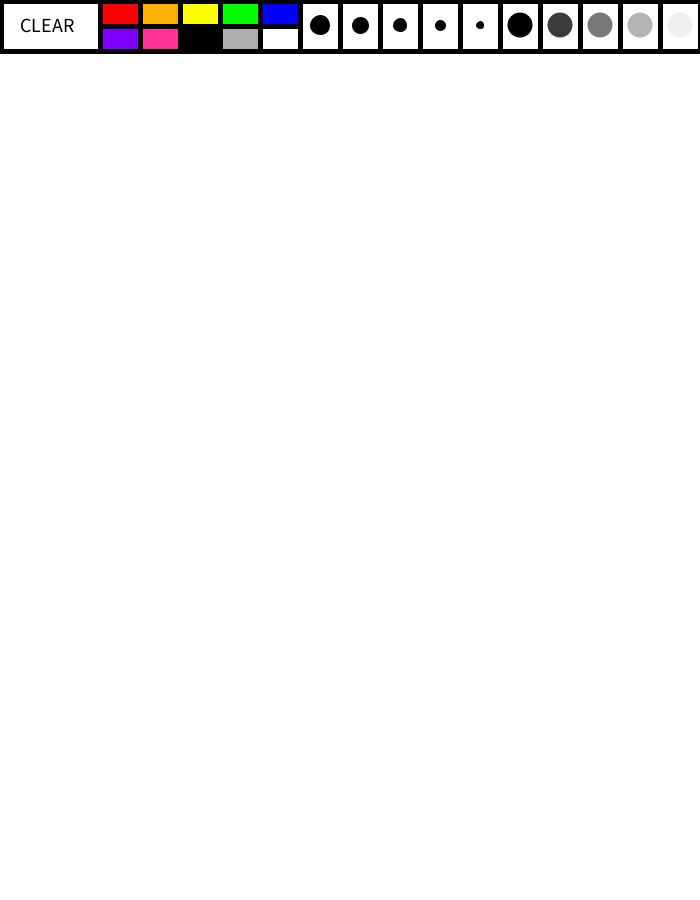
Frame 1 (no input)
Frame 60 (the mouse pressed at the canvas centre just before this capture): identical to frame 1, image omitted
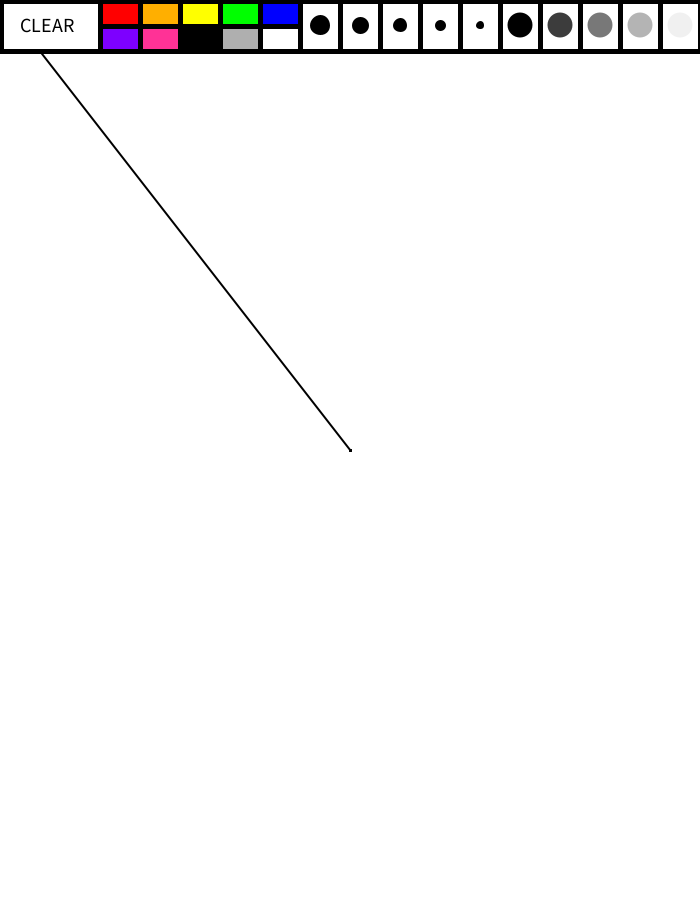
Frame 120 (the mouse held since frame 60 and released just before this capture)

The Processing sketch that drew these frames (run headless with seeded random() and noise(); from frame 60 on, the mouse is pressed at the canvas centre):

// Processing sketch: processing_122893
// ── processing_122893.pde

color brushColor;
int brushSize = 2;
int opacity = 255;
color red = color(255,0,0,opacity); 
color orange = color(255,175,0);
color yellow = color(255,255,0);
color green = color(0,255,0);
color blue = color(0,0,255);
color purple = color(125,0,255);
color pink = color(255,50,150);
color black = color(0);
color gray = color(175);
color white = color(255);
color bgColor = white;
color oldBgColor = white;
void setup() {
  size(700,900);
  smooth();
  background(bgColor);
}

void draw() {
  /*loadPixels();
  color drawings[] = new color[pixels.length];
  for (int i = 0; i < pixels.length; i++) {
    if(pixels[i] != oldBgColor){
    drawings[i] = pixels[i];
    }
    else if(pixels[i] == oldBgColor){
    drawings[i] = bgColor;
    }
  }
    for (int i = 0; i < pixels.length; i++) {
    pixels[i]=drawings[i];
    }
    updatePixels();*/
  stroke(0);
  strokeWeight(5);
  fill(255);
  rect(1,1,100,50); //clear button
  /*rect(1,1,100,25); //brush button
  rect(1,26,100,25); //eraser button*/
  
  rect(100,1,200,50); //brush box
  
  rect(200,1,300,50); //brush size box
  
  fill(red); // brush color boxes
  rect(100,1,40,25);  
  fill(orange);
  rect(140,1,40,25); 
  fill(yellow); 
  rect(180,1,40,25); 
  fill(green); 
  rect(220,1,40,25); 
  fill(blue); 
  rect(260,1,40,25); 
  fill(purple); 
  rect(100,26,40,25); 
  fill(pink); 
  rect(140,26,40,25); 
  fill(black);
  rect(180,26,40,25); 
  fill(gray); 
  rect(220,26,40,25); 
  fill(white);
  rect(260,26,40,25);
  
  /*fill(red); // background color boxes
  rect(100,849,40,25);  
  fill(orange);
  rect(140,849,40,25); 
  fill(yellow); 
  rect(180,849,40,25); 
  fill(green); 
  rect(220,849,40,25); 
  fill(blue); 
  rect(260,849,40,25); 
  fill(purple); 
  rect(100,874,40,25); 
  fill(pink); 
  rect(140,874,40,25); 
  fill(black);
  rect(180,874,40,25); 
  fill(gray); 
  rect(220,874,40,25); 
  fill(white);
  rect(260,874,40,25);*/
  
  for(int i=0; i<5; i++){ //brush size box
    fill(white);
    rect(300+(i*40),1,40,50);
    fill(black);
    ellipse(320+(i*40),25,(15-3*i),(15-3*i));
  }
  for(int i=0; i<5; i++){ //opacity box
    fill(white);
    stroke(0);
    rect(500+(i*40),1,40,50);
    fill(0,0,0,255-(i*60));
    noStroke();
    ellipse(520+(i*40),25,(25),(25));
  }
  
  
  fill(0);
  textSize(20); //text
  text("CLEAR",20,32);
  strokeWeight(brushSize);
    
  
  if(mousePressed){
    if((mouseX >= 1 && mouseX <= 100) && (mouseY >=  1 && mouseY <= 51)){//clear button
      background(255);
    }
      //BRUSH COLOR CHANGES
      if((mouseX >= 100 && mouseX <= 140) && (mouseY >= 1 && mouseY <= 26))
      brushColor = red;
       if((mouseX >= 140 && mouseX <= 180) && (mouseY >= 1 && mouseY <= 26))
      brushColor = orange;
       if((mouseX >= 180 && mouseX <= 220) && (mouseY >= 1 && mouseY <= 26))
      brushColor = yellow;
       if((mouseX >= 220 && mouseX <= 260) && (mouseY >= 1 && mouseY <= 26))
      brushColor = green;
       if((mouseX >= 260 && mouseX <= 300) && (mouseY >= 1 && mouseY <= 26))
      brushColor = blue;
      if((mouseX >= 100 && mouseX <= 140) && (mouseY >= 26 && mouseY <= 51))
      brushColor = purple;
       if((mouseX >= 140 && mouseX <= 180) && (mouseY >= 26 && mouseY <= 51))
      brushColor = pink;
       if((mouseX >= 180 && mouseX <= 220) && (mouseY >= 26 && mouseY <= 51))
      brushColor = black;
       if((mouseX >= 220 && mouseX <= 260) && (mouseY >= 26 && mouseY <= 51))
      brushColor = gray;
       if((mouseX >= 260 && mouseX <= 300) && (mouseY >= 26 && mouseY <= 51))
      brushColor = white;
       
       //SIZE CHANGES
       if((mouseX >= 300 && mouseX <= 340) && (mouseY >= 1 && mouseY <= 51))
       brushSize=20;
       if((mouseX >= 340 && mouseX <= 380) && (mouseY >= 1 && mouseY <= 51))
       brushSize=15;
       if((mouseX >= 380 && mouseX <= 420) && (mouseY >= 1 && mouseY <= 51))
       brushSize=10;
       if((mouseX >= 420 && mouseX <= 460) && (mouseY >= 1 && mouseY <= 51))
       brushSize=5;
       if((mouseX >= 460 && mouseX <= 500) && (mouseY >= 1 && mouseY <= 51))
       brushSize=2;
       
       //OPACTIY CHANGES
       if((mouseX >= 500 && mouseX <= 540) && (mouseY >= 1 && mouseY <= 51))
       opacity = 255;
       if((mouseX >= 540 && mouseX <= 580) && (mouseY >= 1 && mouseY <= 51))
       opacity = 195;
       if((mouseX >= 580 && mouseX <= 620) && (mouseY >= 1 && mouseY <= 51))
       opacity = 135;
       if((mouseX >= 620 && mouseX <= 660) && (mouseY >= 1 && mouseY <= 51))
       opacity = 75;
       if((mouseX >= 660 && mouseX <= 700) && (mouseY >= 1 && mouseY <= 51))
       opacity = 15;
       
      /* //BACKGROUND COLOR CHANGES
      if((mouseX >= 100 && mouseX <= 140) && (mouseY >= 849 && mouseY <= 874))
      oldBgColor=bgColor;
      bgColor = red;
       if((mouseX >= 140 && mouseX <= 180) && (mouseY >= 849 && mouseY <=874))
      oldBgColor=bgColor;
      bgColor = orange;
       if((mouseX >= 180 && mouseX <= 220) && (mouseY >= 849 && mouseY <= 874))
      oldBgColor=bgColor;
      bgColor = yellow;
       if((mouseX >= 220 && mouseX <= 260) && (mouseY >= 849 && mouseY <= 874))
      oldBgColor=bgColor;
      bgColor = green;
       if((mouseX >= 260 && mouseX <= 300) && (mouseY >= 849 && mouseY <= 874))
     oldBgColor=bgColor;
      bgColor = blue;
      if((mouseX >= 100 && mouseX <= 140) && (mouseY >= 874 && mouseY <= 899))
      oldBgColor=bgColor;
      bgColor = purple;
       if((mouseX >= 140 && mouseX <= 180) && (mouseY >=874 && mouseY <= 899))
      oldBgColor=bgColor;
      bgColor = pink;
       if((mouseX >= 180 && mouseX <= 220) && (mouseY >= 874 && mouseY <= 899))
      oldBgColor=bgColor;
      bgColor = black;
       if((mouseX >= 220 && mouseX <= 260) && (mouseY >= 874 && mouseY <= 899))
      oldBgColor=bgColor;
      bgColor = gray;
       if((mouseX >= 260 && mouseX <= 300) && (mouseY >= 874 && mouseY <= 899))
      oldBgColor=bgColor;
      bgColor = white;*/
  }
  
  if (mousePressed == true) { //draw lines
    stroke(color(red(brushColor),green(brushColor),blue(brushColor),opacity));
    line(mouseX, mouseY, pmouseX, pmouseY);
    
  }
}
